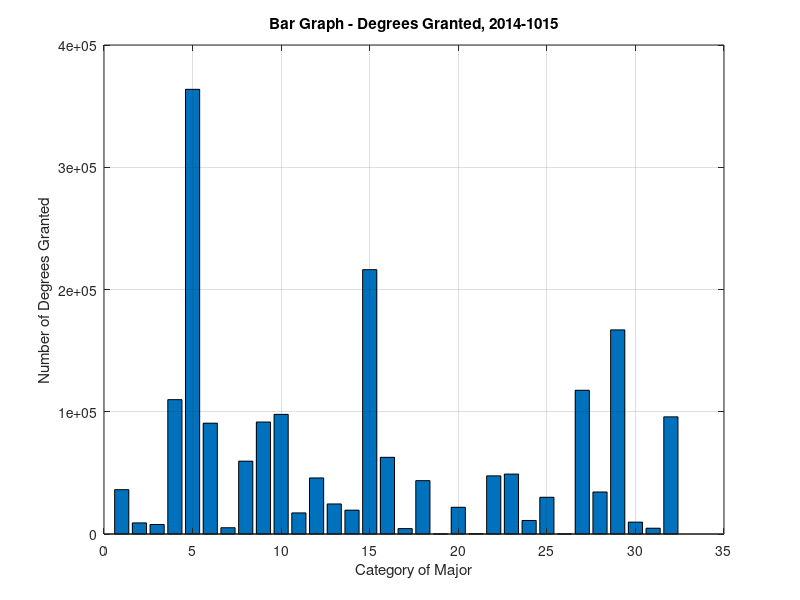

Write the MATLAB code that produced this figure. (Note: this script raises an error after producing the figure.)
%% ENGR1120 - 800 - Tennessee Technological University
%  % Tristan Hill - April 08, 2020

% Lab 9 - File input using fscanf() with .txt files 
% % % %%
clear variables;close all; clc

% use FOPEN to generate a file identifier used to access the file
fid=fopen('lab9_degrees.csv','r');

% use a NESTED WHILE and FSCANF to scan the data into a 2D matrix
i=1;
while ~feof(fid)
    
    j=1;
    while j<=3
        
        % scan each value from FID one by one as a float
        degrees(i,j)=fscanf(fid,'%f,',1);  
        
        j=j+1;
    end
    
    i=i+1;
    
end
degrees

% close the file afterwards - IMPORTANT!
fclose(fid);

figure(1)
% subplot(2,1,1)
bar(degrees(:,1))
title('Bar Graph - Degrees Granted, 2014-1015')
xlabel('Category of Major')
ylabel('Number of Degrees Granted')
grid on

figure(2)
% subplot(2,1,2)
histogram(degrees(:,1),'BinWidth',50000)
title('Histogram - Degrees Granted, 2014-1015')
xlabel('Range of Degrees Granted')
ylabel('Number of Majors in Range')
grid on